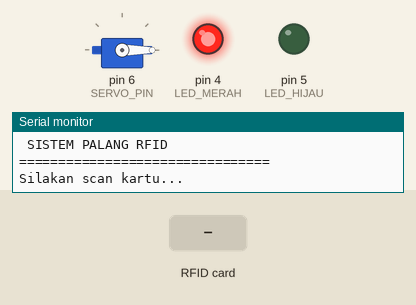
Bench run of a sketch on a simulated Arduino Uno, built with avr-gcc and run on an emulated ATmega328P. Shown: servo, output pins drawn as LEDs (lit = HIGH), the last lines printed to the serial monitor. Inputs (shaded band) come from the test bench. Pins used as bus, display or sensor lines are not drawn.

Above: at 1.3 s.
1.4 s: RFID card DE AD BE EF held to the reader
At 2.1 s:
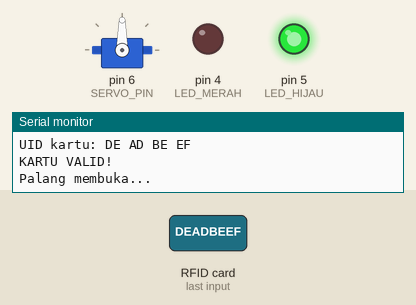
2.9 s: RFID card 5E 7A 19 C4 held to the reader
At 4.8 s:
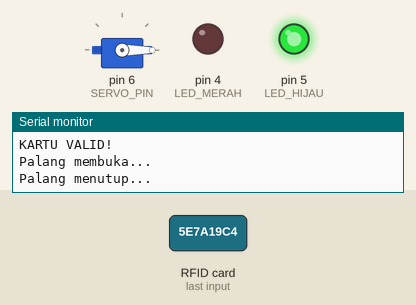
Timing chart, 0 to 6.4 s (numbered marks = the images above; inputs shaded):
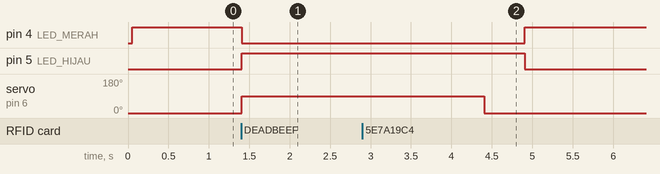

Measured:
- after the input at 1.4 s, pin 4 (LED_MERAH): HIGH → LOW at once; pin 5 (LED_HIJAU): LOW → HIGH at once; servo on pin 6 (SERVO_PIN): 0° → 90° at once

The sketch:

Palang_Pintu_RFID.ino
```cpp
#include <SPI.h>
#include <MFRC522.h>
#include <Servo.h>

// ================= PIN =================
#define SS_PIN       10
#define RST_PIN       9
#define SERVO_PIN     6
#define LED_MERAH     4
#define LED_HIJAU     5

// ================= RFID =================
MFRC522 rfid(SS_PIN, RST_PIN);

// ================= SERVO =================
Servo palang;

// ================= UID KARTU =================
// GANTI UID DI BAWAH DENGAN UID KARTU KAMU
// Contoh UID:  DE AD BE EF
byte UID_KARTU[] = {
  0xDE, 0xAD, 0xBE, 0xEF //ganti sesuai uid
};

byte PANJANG_UID = sizeof(UID_KARTU);

void setup() {
  Serial.begin(9600);
  SPI.begin();
  rfid.PCD_Init();
  palang.attach(SERVO_PIN);
  pinMode(LED_MERAH, OUTPUT);
  pinMode(LED_HIJAU, OUTPUT);
  // Kondisi awal
  palang.write(0);
  digitalWrite(LED_MERAH, HIGH);
  digitalWrite(LED_HIJAU, LOW);

  Serial.println("================================");
  Serial.println(" SISTEM PALANG RFID");
  Serial.println("================================");
  Serial.println("Silakan scan kartu...");
}

bool kartuValid() {

  if (rfid.uid.size != PANJANG_UID) {
    return false;
  }

  for (byte i = 0; i < PANJANG_UID; i++) {
    if (rfid.uid.uidByte[i] != UID_KARTU[i]) {
      return false;
    }
  }

  return true;
}

// ================= TAMPILKAN UID =================
void tampilkanUID() {

  Serial.print("UID kartu: ");

  for (byte i = 0; i < rfid.uid.size; i++) {

    if (rfid.uid.uidByte[i] < 0x10) {
      Serial.print("0");
    }

    Serial.print(rfid.uid.uidByte[i], HEX);

    if (i < rfid.uid.size - 1) {
      Serial.print(" ");
    }
  }

  Serial.println();
}

// ================= BUKA PALANG =================
void bukaPalang() {

  Serial.println("KARTU VALID!");
  Serial.println("Palang membuka...");

  digitalWrite(LED_MERAH, LOW);
  digitalWrite(LED_HIJAU, HIGH);

  // Buka palang
  palang.write(90);

  // Palang terbuka selama 3 detik
  delay(3000);

  Serial.println("Palang menutup...");

  // Tutup palang
  palang.write(0);

  delay(500);

  digitalWrite(LED_HIJAU, LOW);
  digitalWrite(LED_MERAH, HIGH);

  Serial.println("Palang tertutup.");
  Serial.println("Silakan scan kartu...");
}

// ================= LOOP =================
void loop() {

  // Tidak ada kartu baru
  if (!rfid.PICC_IsNewCardPresent()) {
    return;
  }

  // Tidak bisa membaca kartu
  if (!rfid.PICC_ReadCardSerial()) {
    return;
  }

  // Tampilkan UID ke Serial Monitor
  tampilkanUID();

  // Periksa kartu
  if (kartuValid()) {

    bukaPalang();

  } else {

    Serial.println("KARTU TIDAK TERDAFTAR!");

    // Pastikan palang tetap tertutup
    palang.write(0);

    digitalWrite(LED_HIJAU, LOW);
    digitalWrite(LED_MERAH, HIGH);

    delay(1000);

    Serial.println("Silakan scan kartu...");
  }

  // Hentikan komunikasi dengan kartu
  rfid.PICC_HaltA();
  rfid.PCD_StopCrypto1();

  delay(300);
}
```
